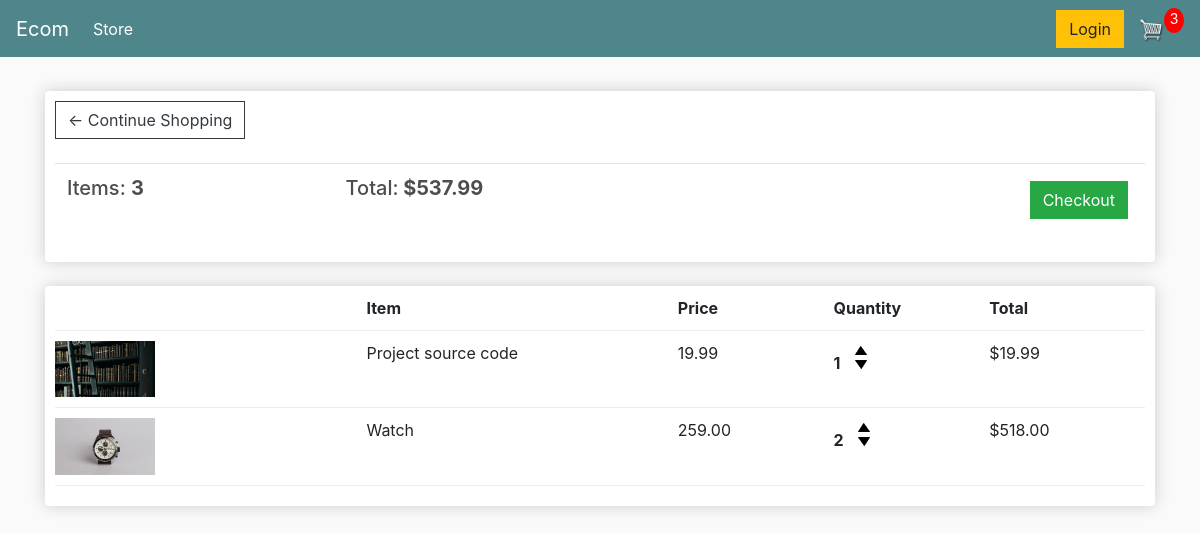
The page /cart/ (signed in) on the database as committed earlier.
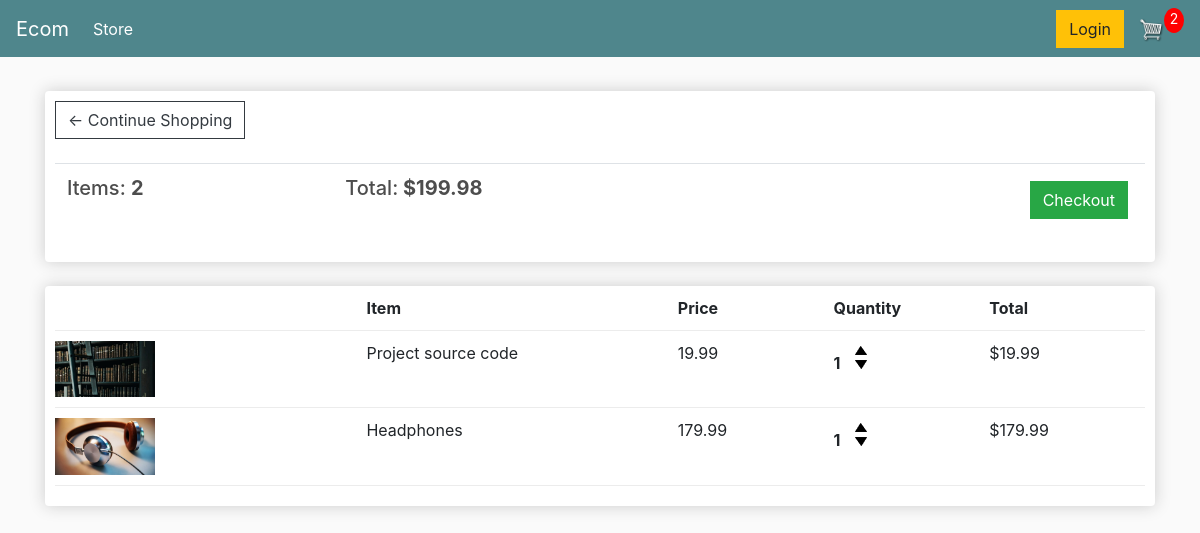
The same page on the database as committed later.
### store/models.py (models this page shows, shortened)
class Order(models.Model):
    customer = models.ForeignKey(Customer, on_delete=models.SET_NULL, null=True, blank=True)
    date_ordered = models.DateTimeField(auto_now_add=True)
    complete = models.BooleanField(default=False)
    transaction_id = models.CharField(max_length=100, null=True)
    @property
    def get_cart_total(self):
        orderitems = self.orderitem_set.all()
        total = sum([item.get_total for item in orderitems])
        return total
    @property
    def get_cart_items(self):
        orderitems = self.orderitem_set.all()
        total = sum([item.quantity for item in orderitems])
        return total

class OrderItem(models.Model):
    product = models.ForeignKey(Product, on_delete=models.SET_NULL, null=True)
    order = models.ForeignKey(Order, on_delete=models.SET_NULL, null=True)
    quantity = models.IntegerField(default=0, null=True, blank=True)
    date_added = models.DateTimeField(auto_now_add=True)
    @property
    def get_total(self):
        total = self.product.price * self.quantity
        return total

class Product(models.Model):
     name = models.CharField(max_length=200, null=True)
     price = models.DecimalField(max_digits=7, decimal_places=2)
     digital = models.BooleanField(default=False, null=True, blank=True)
     image = models.ImageField(null=True, blank=True)
     @property
     def imageURL(self):
         try:
             url = self.image.url
         except:
             url = ''
         return url

### store/views.py (the view)
# urls.py: path('cart/', views.cart, name="cart"),
def cart(request):
    data = cartData(request)
    cartItems = data['cartItems']
    order = data['order']
    items = data['items']
    context = {'items': items, 'order': order, 'cartItems': cartItems}
    return render(request, 'cart.html', context)

### store/utilis.py (called while the page is built)
def cartData(request):
    if request.user.is_authenticated:
        customer = request.user.customer
        order, created = Order.objects.get_or_create(customer=customer, complete=False)
        items = order.orderitem_set.all()
        cartItems = order.get_cart_items
    else:
        cookieData = cookieCart(request)
        cartItems = cookieData['cartItems']
        order = cookieData['order']
        items = cookieData['items']
    return {'cartItems': cartItems, 'order': order, 'items': items}

### store/templates/cart.html
{% extends 'main.html' %}
{% load static %}
{% block content %}
          <div class="row">
		<div class="col-lg-12">
			<div class="box-element">
				<a  class="btn btn-outline-dark" href="{% url 'store' %}">&#x2190; Continue Shopping</a>
				<br>
				<br>
				<table class="table">
					<tr>
						<th><h5>Items: <strong>{{order.get_cart_items}}</strong></h5></th>
						<th><h5>Total:<strong> ${{order.get_cart_total|floatformat:2}}</strong></h5></th>
						<th>
							<a  style="float:right; margin:5px;" class="btn btn-success" href="{% url 'checkout' %}">Checkout</a>
						</th>
					</tr>
				</table>
			</div>
			<br>
			<div class="box-element">
				<div class="cart-row">
					<div style="flex:2"></div>
					<div style="flex:2"><strong>Item</strong></div>
					<div style="flex:1"><strong>Price</strong></div>
					<div style="flex:1"><strong>Quantity</strong></div>
					<div style="flex:1"><strong>Total</strong></div>
				</div>
				{% for item in items %}
				<div class="cart-row">
					<div style="flex:2"><img class="row-image" src="{{item.product.imageURL}}"></div>
					<div style="flex:2"><p>{{item.product.name}}</p></div>
					<div style="flex:1"><p>{{item.product.price|floatformat:2}}</p></div>
					<div style="flex:1">
						<p class="quantity">{{item.quantity}}</p>
						<div class="quantity">
							<img data-product="{{item.product.id}}" data-action="add"  class="chg-quantity update-cart"
								 src="{% static  'images/arrow-up.png' %}">
							<img data-product="{{item.product.id}}" data-action="remove" class="chg-quantity update-cart"
								 src="{% static  'images/arrow-down.png' %}">
						</div>
					</div>
					<div style="flex:1"><p>${{item.get_total|floatformat:2}}</p></div>
				</div>
				{% endfor %}
			</div>
		</div>
	</div>
{% endblock content %}

Rows that differ between the two databases and show on the page:
no longer on this page (row edited): Order: get_cart_items "3", get_cart_total "537.99"
removed OrderItem: product.imageURL (picture), product.name "Watch", product.price "259.00", quantity "2", get_total "518.00"
added Order: get_cart_items "2", get_cart_total "199.98"
added OrderItem: product.imageURL (picture), product.name "Headphones", product.price "179.99", quantity "1", get_total "179.99"
Other text that changed with them:
{{ cartItems }}: "3" → "2"
